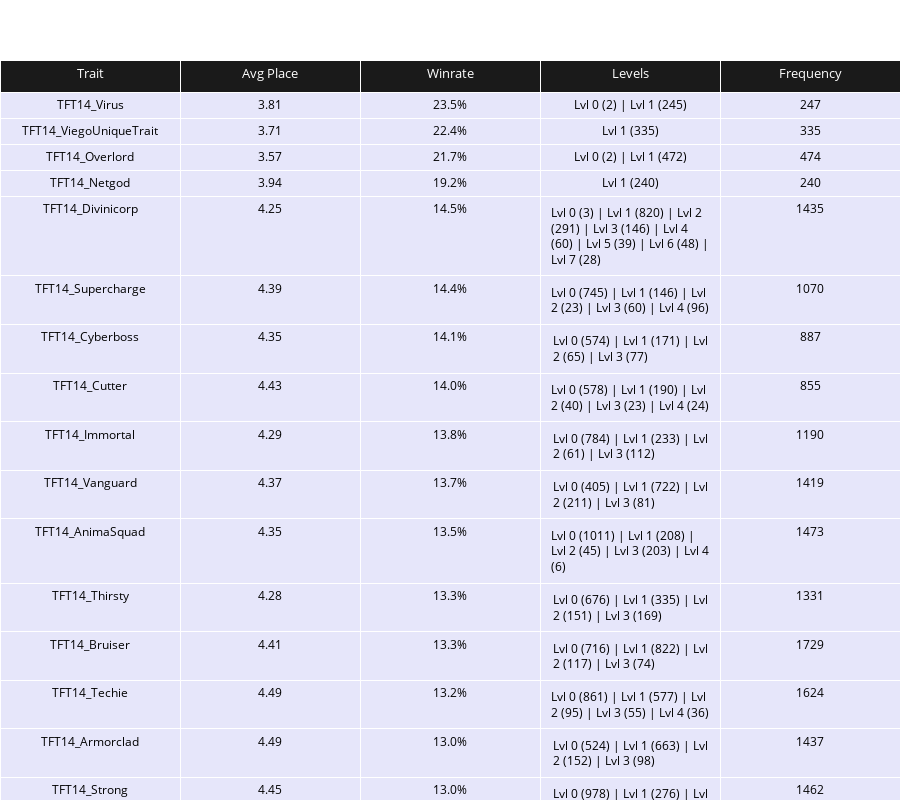

The code cell stored with this chart in its notebook:
### Markdown cell above
W analizie skuteczności traitów bez uwzględniania ich maksowania najlepiej wypadają Virus, ViegoUniqueTrait i Overlord, które znacząco przekraczają średnią wygranych (15,8%), osiągając nawet ponad 23%. Większość pozostałych traitów plasuje się poniżej tej średniej, co sugeruje, że choć są często używane, niekoniecznie przekładają się na zwycięstwa.

### Code cell
df_full = df.merge(players_df[['match_id', 'puuid', 'placement']], on=['match_id', 'puuid'], how='left')

df_tft14 = df_full[df_full['trait_name'].str.startswith('TFT14_')].copy()

grouped = df_tft14.groupby('trait_name')
summary = grouped.agg(
    avg_placement=('placement', 'mean'),
    total_uses=('trait_name', 'count'),
    wins=('placement', lambda x: (x == 1).sum())
).reset_index()

summary['winrate'] = (summary['wins'] / summary['total_uses'] * 100).round(1)
summary['avg_placement'] = summary['avg_placement'].round(2)


summary['tier'] = summary['winrate'].apply(assign_tier)
summary = summary.dropna(subset=['tier']).copy()


level_counts = df_tft14[df_tft14['trait_name'].isin(summary['trait_name'])] \
    .groupby(['trait_name', 'tier_current']).size().unstack(fill_value=0)

level_counts = level_counts.apply(
    lambda row: ' | '.join([f"Lvl {i} ({row[i]})" for i in row.index if row[i] > 0]), 
    axis=1
).reset_index()

summary = summary.merge(level_counts, on='trait_name', how='left')
summary.rename(columns={0: 'levels'}, inplace=True)
final = summary[['trait_name', 'avg_placement', 'winrate', 'levels', 'total_uses']]
final = final.sort_values(by='winrate', ascending=False).reset_index(drop=True)


fig = go.Figure(data=[go.Table(
    header=dict(
        values=["Trait", "Avg Place", "Winrate", "Levels", "Frequency"],
        fill_color='#1a1a1a',
        font=dict(color='white', size=13),
        align='center',
        height=32
    ),
    cells=dict(
        values=[
            final['trait_name'],
            final['avg_placement'],
            final['winrate'].astype(str) + '%',
            final['levels'],
            final['total_uses']
        ],
        fill_color='lavender',
        align='center',
        font=dict(color='black', size=12),
        height=26
    )
)])

fig.update_layout(
    height=800,
    margin=dict(t=60, l=0, r=0, b=0)
)

fig.show()

### Figure 1 — Plotly figure (JSON) as saved in the notebook; plotly's stock layout.template omitted (floating-point values rounded to 4 significant figures)
{"data": [{"cells": {"align": "center", "fill": {"color": "lavender"}, "font": {"color": "black", "size": 12}, "height": 26, "values": [["TFT14_Virus", "TFT14_ViegoUniqueTrait", "TFT14_Overlord", "TFT14_Netgod", "TFT14_Divinicorp", "TFT14_Supercharge", "TFT14_Cyberboss", "TFT14_Cutter", "TFT14_Immortal", "TFT14_Vanguard", "TFT14_AnimaSquad", "TFT14_Thirsty", "TFT14_Bruiser", "TFT14_Techie", "TFT14_Armorclad", "TFT14_Strong", "TFT14_Swift", "TFT14_Marksman", "TFT14_HotRod", "TFT14_EdgeRunner", "TFT14_Controller", "TFT14_BallisTek", "TFT14_StreetDemon", "TFT14_Mob", "TFT14_Suits"], [3.81, 3.71, 3.57, 3.94, 4.25, 4.39, 4.35, 4.43, 4.29, 4.37, 4.35, 4.28, 4.41, 4.49, 4.49, 4.45, 4.51, 4.46, 4.55, 4.5, 4.55, 4.46, 4.54, 4.34, 4.56], ["23.5%", "22.4%", "21.7%", "19.2%", "14.5%", "14.4%", "14.1%", "14.0%", "13.8%", "13.7%", "13.5%", "13.3%", "13.3%", "13.2%", "13.0%", "13.0%", "12.9%", "12.7%", "12.6%", "12.6%", "12.4%", "12.1%", "11.9%", "11.6%", "11.5%"], ["Lvl 0 (2) | Lvl 1 (245)", "Lvl 1 (335)", "Lvl 0 (2) | Lvl 1 (472)", "Lvl 1 (240)", "Lvl 0 (3) | Lvl 1 (820) | Lvl 2 (291) | Lvl 3 (146) | Lvl 4 (60) | Lvl 5 (39) | Lvl 6 (48) | Lvl 7 (28)", "Lvl 0 (745) | Lvl 1 (146) | Lvl 2 (23) | Lvl 3 (60) | Lvl 4 (96)", "Lvl 0 (574) | Lvl 1 (171) | Lvl 2 (65) | Lvl 3 (77)", "Lvl 0 (578) | Lvl 1 (190) | Lvl 2 (40) | Lvl 3 (23) | Lvl 4 (24)", "Lvl 0 (784) | Lvl 1 (233) | Lvl 2 (61) | Lvl 3 (112)", "Lvl 0 (405) | Lvl 1 (722) | Lvl 2 (211) | Lvl 3 (81)", "Lvl 0 (1011) | Lvl 1 (208) | Lvl 2 (45) | Lvl 3 (203) | Lvl 4 (6)", "Lvl 0 (676) | Lvl 1 (335) | Lvl 2 (151) | Lvl 3 (169)", "Lvl 0 (716) | Lvl 1 (822) | Lvl 2 (117) | Lvl 3 (74)", "Lvl 0 (861) | Lvl 1 (577) | Lvl 2 (95) | Lvl 3 (55) | Lvl 4 (36)", "Lvl 0 (524) | Lvl 1 (663) | Lvl 2 (152) | Lvl 3 (98)", "Lvl 0 (978) | Lvl 1 (276) | Lvl 2 (105) | Lvl 3 (103)", "Lvl 0 (469) | Lvl 1 (382) | Lvl 2 (49) | Lvl 3 (29)", "Lvl 0 (820) | Lvl 1 (375) | Lvl 2 (134)", "Lvl 0 (695) | Lvl 1 (25) | Lvl 2 (230)", "Lvl 0 (1094) | Lvl 1 (271) | Lvl 2 (108) | Lvl 3 (98)", "Lvl 0 (463) | Lvl 1 (158) | Lvl 2 (135) | Lvl 3 (98) | Lvl 4 (77)", "Lvl 0 (410) | Lvl 1 (176) | Lvl 2 (112) | Lvl 3 (40)", "Lvl 0 (691) | Lvl 1 (181) | Lvl 2 (69) | Lvl 3 (177) | Lvl 4 (5)", "Lvl 0 (487) | Lvl 1 (216) | Lvl 2 (144) | Lvl 3 (8)", "Lvl 0 (636) | Lvl 1 (41) | Lvl 2 (18) | Lvl 3 (52)"], [247, 335, 474, 240, 1435, 1070, 887, 855, 1190, 1419, 1473, 1331, 1729, 1624, 1437, 1462, 929, 1329, 950, 1571, 931, 738, 1123, 855, 747]]}, "header": {"align": "center", "fill": {"color": "#1a1a1a"}, "font": {"color": "white", "size": 13}, "height": 32, "values": ["Trait", "Avg Place", "Winrate", "Levels", "Frequency"]}, "type": "table"}], "layout": {"height": 800, "margin": {"b": 0, "l": 0, "r": 0, "t": 60}}}
